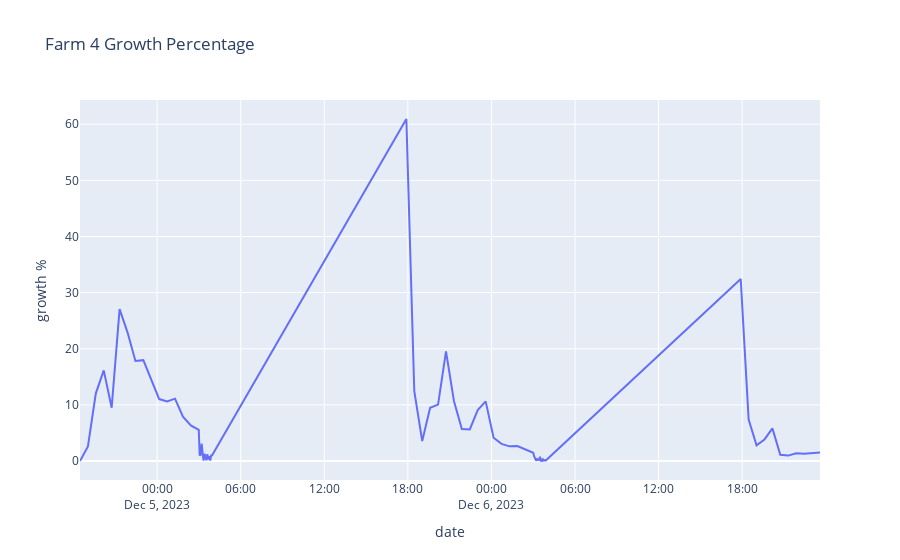

Notebook code cell kept with this figure:
### Code cell
growth_list(Farm4_12_06_23, FarmDates_12_06_23, "Farm 4 Growth Percentage")
